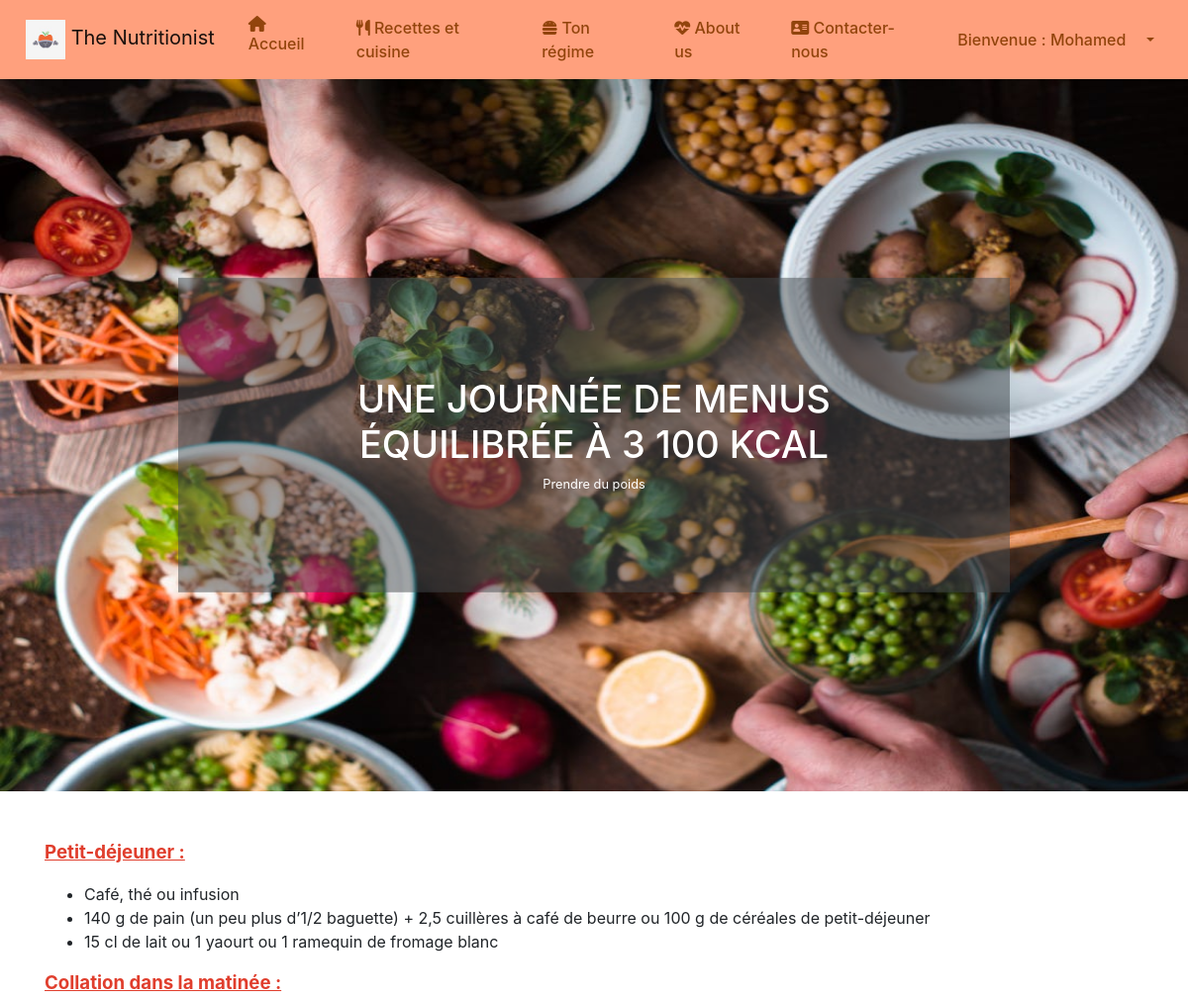
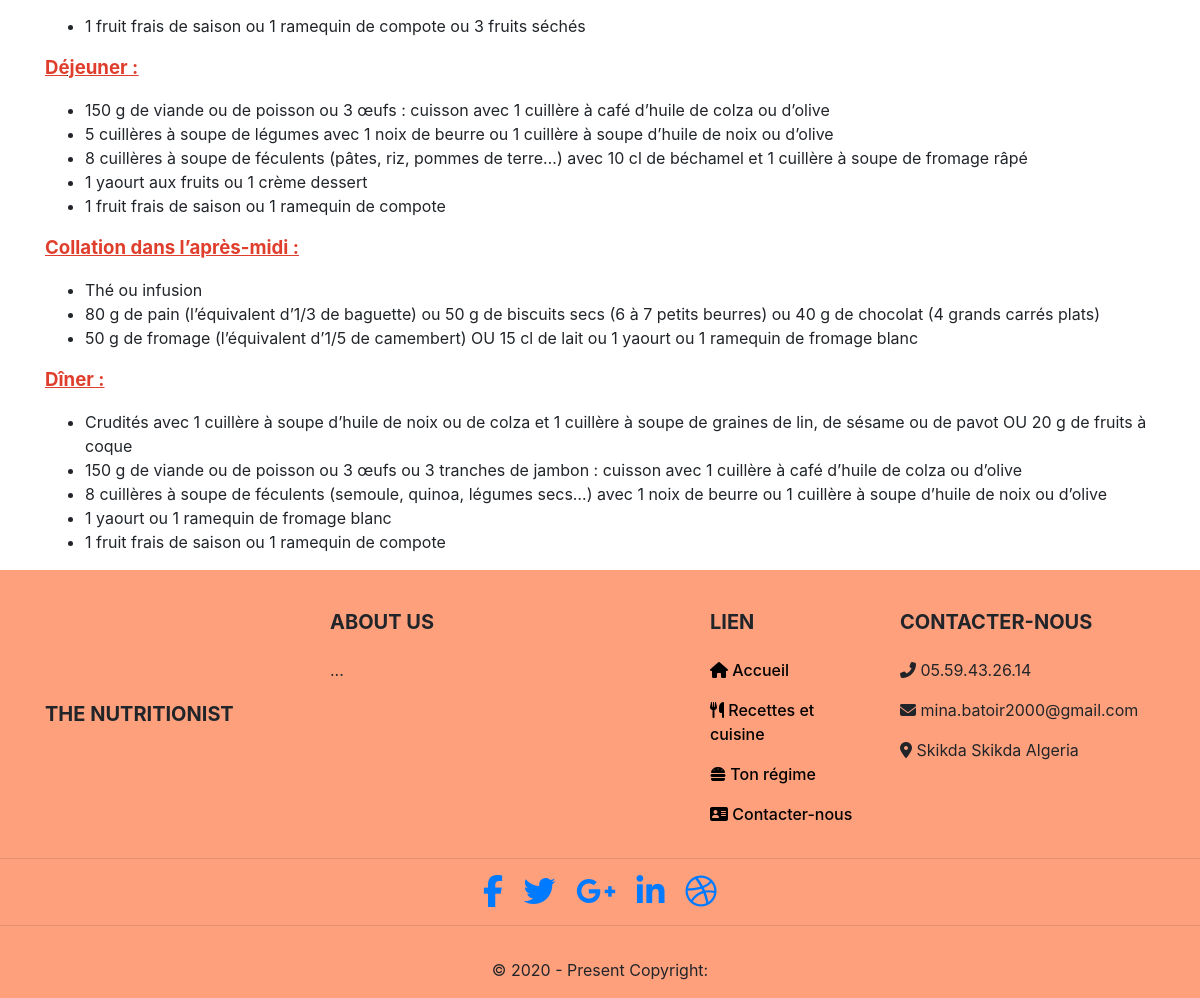
The app's page /detailsRegime.php?regimeId=13 (signed in) with its own data (2 pictures, top to bottom).
### tables this page shows
CREATE TABLE `regime` (
  `id` int(11) NOT NULL,
  `type` text NOT NULL,
  `title` text NOT NULL,
  `description` text NOT NULL,
  `image` varchar(255) NOT NULL,
  `created_at` datetime NOT NULL,
  `sex` varchar(255) NOT NULL
);

### detailsRegime.php (the view)
<?php require('./functions/init.php'); ?>
<?php
    $id = $_GET['regimeId'];
    $sql = "SELECT * FROM `regime` WHERE id=$id;" ;
    $result = mysqli_query($connect,$sql) or die(mysqli_error($connect));
    if(mysqli_num_rows($result) == 1){
        $dataRegime = mysqli_fetch_assoc($result);
    }else{
        echo "No regime found";
    }
?>
<?php include_once('./inc/header.php'); ?>
<section class="hero">
<div id="carouselExampleIndicators" class="carousel slide" data-ride="carousel">
  <div class="carousel-inner">
    <div class="carousel-item active">
      <img class="d-block w-100" src="./upload/regime/<?php echo $dataRegime['image'] ?>" alt="">
      <div class="carousel-caption d-none d-md-block">
          <div class="innerC">
          <h5><?php echo $dataRegime['title'] ?></h5>
          <small><?php echo $dataRegime['type'] ?></small>
          </div>
      </div>
    </div>
  </div>
</div>
</section>
<div class="container" >
    <div class="mt-5">
        <?php echo $dataRegime['description'] ?>
    </div>
</div>
<?php include_once('./inc/footer.php'); ?>

### assets/css/site.css (style rules this page uses)
.carousel-caption { top: 50%; transform: translateY(-50%); bottom: initial!important; }
.carousel-caption .innerC { padding: 100px; background-color: rgba(69, 74, 78, 0.5); }
.carousel-caption h5 { color: white; font-size: 38px; }
.w-100 { height: 90vh; object-fit: fill; }

### records on screen
regime: image (picture), title "UNE JOURNÉE DE MENUS ÉQUILIBRÉE À 3 100 KCAL", type "Prendre du poids", description "Petit-déjeuner : Café, thé ou infusion 140 g de pain (un peu plus d’1/2 baguette) + 2,5 cuillères à café de beurre ou 100 g de céréales de petit-déjeuner 15 cl de lait ou 1 yaourt ou 1 ramequin de fromage blanc Collation dans la matinée : 1 fruit frais de saison ou 1 ramequin de compote ou 3 fruits séchés Déjeuner : 150 g de viande ou de poisson ou 3 œufs : cuisson avec 1 cuillère à café d’huile de colza ou d’olive 5 cuillères à soupe de légumes avec 1 noix de beurre ou 1 cuillère à soupe d’huile de noix ou d’olive 8 cuillères à soupe de féculents (pâtes, riz, pommes de terre…) avec 10 cl de béchamel et 1 cuillère à soupe de fromage râpé 1 yaourt aux fruits ou 1 crème dessert 1 fruit frais…"

### other values on screen
$_SESSION['user'] "Mohamed"
